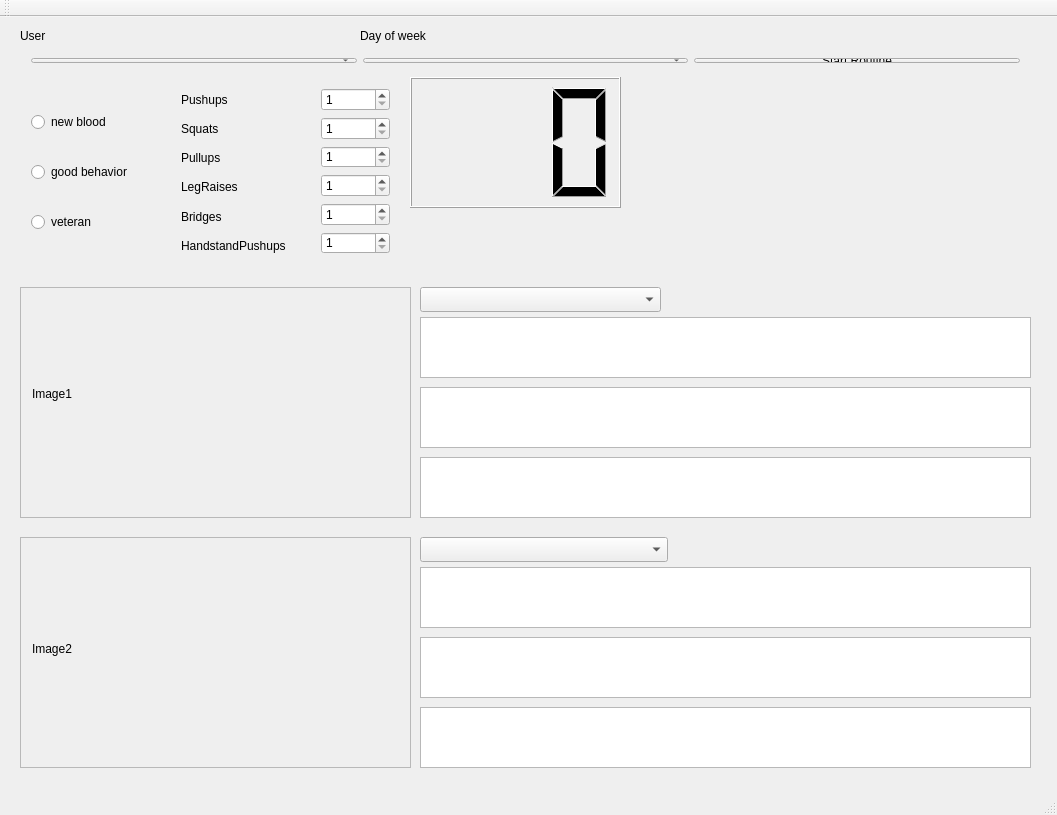
<?xml version="1.0" encoding="UTF-8"?>
<ui version="4.0">
 <class>MainWindow</class>
 <widget class="QMainWindow" name="MainWindow">
  <property name="geometry">
   <rect>
    <x>0</x>
    <y>0</y>
    <width>1057</width>
    <height>815</height>
   </rect>
  </property>
  <property name="windowTitle">
   <string>MainWindow</string>
  </property>
  <widget class="QWidget" name="centralWidget">
   <widget class="QLabel" name="lblDayOfWeek">
    <property name="geometry">
     <rect>
      <x>360</x>
      <y>10</y>
      <width>91</width>
      <height>17</height>
     </rect>
    </property>
    <property name="text">
     <string>Day of week</string>
    </property>
   </widget>
   <widget class="QLabel" name="lblUser">
    <property name="geometry">
     <rect>
      <x>20</x>
      <y>10</y>
      <width>67</width>
      <height>17</height>
     </rect>
    </property>
    <property name="text">
     <string>User</string>
    </property>
   </widget>
   <widget class="QTableView" name="tblSerie1">
    <property name="geometry">
     <rect>
      <x>420</x>
      <y>300</y>
      <width>611</width>
      <height>61</height>
     </rect>
    </property>
   </widget>
   <widget class="QWidget" name="layoutWidget">
    <property name="geometry">
     <rect>
      <x>170</x>
      <y>60</y>
      <width>133</width>
      <height>191</height>
     </rect>
    </property>
    <layout class="QVBoxLayout" name="vlMovements">
     <item>
      <widget class="QLabel" name="lblPushups">
       <property name="text">
        <string>Pushups</string>
       </property>
      </widget>
     </item>
     <item>
      <widget class="QLabel" name="lblSquats">
       <property name="text">
        <string>Squats</string>
       </property>
      </widget>
     </item>
     <item>
      <widget class="QLabel" name="lblPullups">
       <property name="text">
        <string>Pullups</string>
       </property>
      </widget>
     </item>
     <item>
      <widget class="QLabel" name="lblLegRaises">
       <property name="text">
        <string>LegRaises</string>
       </property>
      </widget>
     </item>
     <item>
      <widget class="QLabel" name="lblBridges">
       <property name="text">
        <string>Bridges</string>
       </property>
      </widget>
     </item>
     <item>
      <widget class="QLabel" name="lblHandstandPushups">
       <property name="text">
        <string>HandstandPushups</string>
       </property>
      </widget>
     </item>
    </layout>
   </widget>
   <widget class="QWidget" name="layoutWidget">
    <property name="geometry">
     <rect>
      <x>310</x>
      <y>60</y>
      <width>91</width>
      <height>188</height>
     </rect>
    </property>
    <layout class="QVBoxLayout" name="vlRepetitions">
     <item>
      <widget class="QSpinBox" name="spnPushups">
       <property name="minimum">
        <number>1</number>
       </property>
       <property name="maximum">
        <number>18</number>
       </property>
      </widget>
     </item>
     <item>
      <widget class="QSpinBox" name="spnSquats">
       <property name="minimum">
        <number>1</number>
       </property>
       <property name="maximum">
        <number>18</number>
       </property>
      </widget>
     </item>
     <item>
      <widget class="QSpinBox" name="spnPullups">
       <property name="minimum">
        <number>1</number>
       </property>
       <property name="maximum">
        <number>18</number>
       </property>
      </widget>
     </item>
     <item>
      <widget class="QSpinBox" name="spnLegRaises">
       <property name="minimum">
        <number>1</number>
       </property>
       <property name="maximum">
        <number>18</number>
       </property>
      </widget>
     </item>
     <item>
      <widget class="QSpinBox" name="spnBridges">
       <property name="minimum">
        <number>1</number>
       </property>
       <property name="maximum">
        <number>18</number>
       </property>
      </widget>
     </item>
     <item>
      <widget class="QSpinBox" name="spnHandstandPushups">
       <property name="minimum">
        <number>1</number>
       </property>
       <property name="maximum">
        <number>18</number>
       </property>
      </widget>
     </item>
    </layout>
   </widget>
   <widget class="QWidget" name="layoutWidget">
    <property name="geometry">
     <rect>
      <x>20</x>
      <y>30</y>
      <width>1011</width>
      <height>27</height>
     </rect>
    </property>
    <layout class="QHBoxLayout" name="hlUser">
     <item>
      <widget class="QComboBox" name="cmbUser"/>
     </item>
     <item>
      <widget class="QComboBox" name="cmbDayOfWeek"/>
     </item>
     <item>
      <widget class="QPushButton" name="btnStart">
       <property name="text">
        <string>Start Routine</string>
       </property>
      </widget>
     </item>
    </layout>
   </widget>
   <widget class="QWidget" name="layoutWidget">
    <property name="geometry">
     <rect>
      <x>20</x>
      <y>60</y>
      <width>141</width>
      <height>191</height>
     </rect>
    </property>
    <layout class="QVBoxLayout" name="vlRoutine">
     <item>
      <widget class="QRadioButton" name="rbtnNewBlood">
       <property name="text">
        <string>new blood</string>
       </property>
      </widget>
     </item>
     <item>
      <widget class="QRadioButton" name="rbtnGoodBhavior">
       <property name="text">
        <string>good behavior</string>
       </property>
      </widget>
     </item>
     <item>
      <widget class="QRadioButton" name="rbtnVeteran">
       <property name="text">
        <string>veteran</string>
       </property>
      </widget>
     </item>
    </layout>
   </widget>
   <widget class="QLabel" name="lblRoutine1">
    <property name="geometry">
     <rect>
      <x>640</x>
      <y>10</y>
      <width>181</width>
      <height>17</height>
     </rect>
    </property>
    <property name="text">
     <string/>
    </property>
   </widget>
   <widget class="QLabel" name="lblRoutine2">
    <property name="geometry">
     <rect>
      <x>840</x>
      <y>10</y>
      <width>181</width>
      <height>17</height>
     </rect>
    </property>
    <property name="text">
     <string/>
    </property>
   </widget>
   <widget class="QTableView" name="tblSerie2">
    <property name="geometry">
     <rect>
      <x>420</x>
      <y>370</y>
      <width>611</width>
      <height>61</height>
     </rect>
    </property>
   </widget>
   <widget class="QTableView" name="tblSerie3">
    <property name="geometry">
     <rect>
      <x>420</x>
      <y>440</y>
      <width>611</width>
      <height>61</height>
     </rect>
    </property>
   </widget>
   <widget class="QTableView" name="tblSerie4">
    <property name="geometry">
     <rect>
      <x>420</x>
      <y>550</y>
      <width>611</width>
      <height>61</height>
     </rect>
    </property>
   </widget>
   <widget class="QTableView" name="tblSerie5">
    <property name="geometry">
     <rect>
      <x>420</x>
      <y>620</y>
      <width>611</width>
      <height>61</height>
     </rect>
    </property>
   </widget>
   <widget class="QTableView" name="tblSerie6">
    <property name="geometry">
     <rect>
      <x>420</x>
      <y>690</y>
      <width>611</width>
      <height>61</height>
     </rect>
    </property>
   </widget>
   <widget class="QLCDNumber" name="lcdRest">
    <property name="geometry">
     <rect>
      <x>410</x>
      <y>60</y>
      <width>211</width>
      <height>131</height>
     </rect>
    </property>
    <property name="digitCount">
     <number>3</number>
    </property>
   </widget>
   <widget class="QComboBox" name="cmbRoutine1">
    <property name="geometry">
     <rect>
      <x>420</x>
      <y>270</y>
      <width>241</width>
      <height>25</height>
     </rect>
    </property>
   </widget>
   <widget class="QComboBox" name="cmbRoutine2">
    <property name="geometry">
     <rect>
      <x>420</x>
      <y>520</y>
      <width>248</width>
      <height>25</height>
     </rect>
    </property>
   </widget>
   <widget class="QScrollArea" name="scrollArea1">
    <property name="geometry">
     <rect>
      <x>20</x>
      <y>270</y>
      <width>391</width>
      <height>231</height>
     </rect>
    </property>
    <property name="widgetResizable">
     <bool>true</bool>
    </property>
    <widget class="QWidget" name="scrollAreaWidgetContents">
     <property name="geometry">
      <rect>
       <x>0</x>
       <y>0</y>
       <width>389</width>
       <height>229</height>
      </rect>
     </property>
     <widget class="QFrame" name="vfImage1">
      <property name="geometry">
       <rect>
        <x>0</x>
        <y>0</y>
        <width>371</width>
        <height>211</height>
       </rect>
      </property>
      <layout class="QVBoxLayout" name="vlImage1">
       <item>
        <widget class="QLabel" name="lblImage1">
         <property name="text">
          <string>Image1</string>
         </property>
        </widget>
       </item>
      </layout>
     </widget>
    </widget>
   </widget>
   <widget class="QScrollArea" name="scrollArea2">
    <property name="geometry">
     <rect>
      <x>20</x>
      <y>520</y>
      <width>391</width>
      <height>231</height>
     </rect>
    </property>
    <property name="widgetResizable">
     <bool>true</bool>
    </property>
    <widget class="QWidget" name="scrollAreaWidgetContents_2">
     <property name="geometry">
      <rect>
       <x>0</x>
       <y>0</y>
       <width>389</width>
       <height>229</height>
      </rect>
     </property>
     <widget class="QFrame" name="vfImage2">
      <property name="geometry">
       <rect>
        <x>0</x>
        <y>10</y>
        <width>381</width>
        <height>201</height>
       </rect>
      </property>
      <layout class="QVBoxLayout" name="verticalLayout">
       <item>
        <widget class="QLabel" name="lblImage2">
         <property name="text">
          <string>Image2</string>
         </property>
        </widget>
       </item>
      </layout>
     </widget>
    </widget>
   </widget>
  </widget>
  <widget class="QMenuBar" name="menuBar">
   <property name="geometry">
    <rect>
     <x>0</x>
     <y>0</y>
     <width>1057</width>
     <height>22</height>
    </rect>
   </property>
  </widget>
  <widget class="QToolBar" name="mainToolBar">
   <attribute name="toolBarArea">
    <enum>TopToolBarArea</enum>
   </attribute>
   <attribute name="toolBarBreak">
    <bool>false</bool>
   </attribute>
  </widget>
  <widget class="QStatusBar" name="statusBar"/>
 </widget>
 <layoutdefault spacing="6" margin="11"/>
 <resources/>
 <connections/>
</ui>
